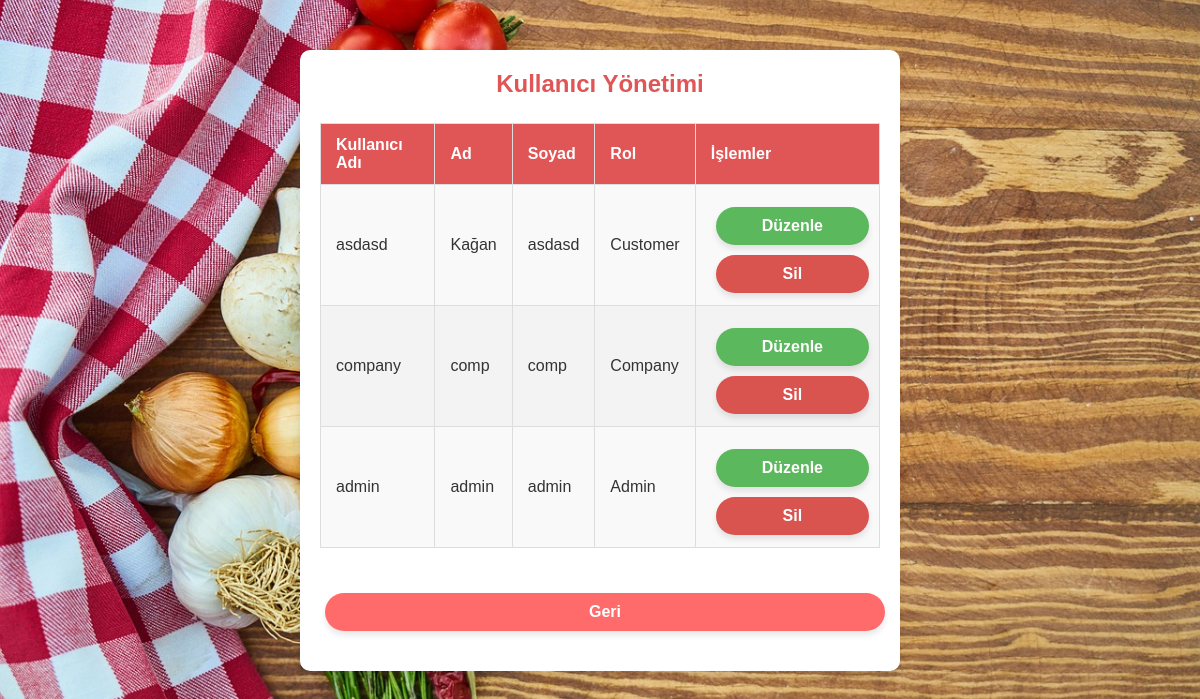
The page /list_users.php (signed in) on the database its author committed.
### tables this page shows
CREATE TABLE users (
    id INTEGER PRIMARY KEY AUTOINCREMENT,
    company_id INTEGER,
    role TEXT NOT NULL,
    name TEXT NOT NULL,
    surname TEXT NOT NULL,
    username TEXT UNIQUE NOT NULL,
    password TEXT NOT NULL,
    balance REAL DEFAULT 5000,
    created_at DATETIME DEFAULT CURRENT_TIMESTAMP,
    deleted_at DATETIME,
    FOREIGN KEY (company_id) REFERENCES company(id)
);

### list_users.php (the view, shortened to what this page needs)
<?php
include 'db.php';
$stmt = $db->query("SELECT id, username, name, surname, role FROM users WHERE deleted_at IS NULL");
$users = $stmt->fetchAll(PDO::FETCH_ASSOC);
?>
<!DOCTYPE html>
<html lang="en">
<head>
    <link rel="stylesheet" href="style.css">
</head>
<body>
    <div class="admin-container">
        <h2>Kullanıcı Yönetimi</h2>
        <table class="styled-table">
            <thead>
                <tr>
                    <th>Kullanıcı Adı</th>
                    <th>Ad</th>
                    <th>Soyad</th>
                    <th>Rol</th>
                    <th>İşlemler</th>
                </tr>
            </thead>
            <tbody>
                <?php if (count($users) > 0): ?>
                    <?php foreach ($users as $user) : ?>
                        <tr>
                            <td><?php echo htmlspecialchars($user['username']); ?></td>
                            <td><?php echo htmlspecialchars($user['name']); ?></td>
                            <td><?php echo htmlspecialchars($user['surname']); ?></td>
                            <td><?php echo htmlspecialchars($user['role']); ?></td>
                            <td>
                                <a href="edit_user.php?id=<?php echo $user['id']; ?>" class="button edit">Düzenle</a>
                                <a href="delete_user.php?id=<?php echo $user['id']; ?>" class="button delete">Sil</a>
                            </td>
                        </tr>
                    <?php endforeach; ?>
                <?php else: ?>
                    <tr>
                        <td colspan="5" class="no-data">Henüz kullanıcı eklenmemiş.</td>
                    </tr>
                <?php endif; ?>
            </tbody>
        </table>
        <a href="admin.php" class="button back-button">Geri</a>
    </div>
</body>
</html>

### style.css (style rules this page uses)
* { margin: 0; padding: 0; box-sizing: border-box; }
body { font-family: 'Open Sans', sans-serif; color: #333; background-color: #f4f4f4; }
body { background-image: url('images/background.jpeg'); background-size: cover; background-position: center center; background-repeat: no-repeat; background-attachment: fixed; background-color: #f0f4f8; color: #333; font-family: Arial, sans-serif; margin: 0; padding: 0; }
.button { background-color: #c73d3d; color: white; padding: 10px 20px; border-radius: 25px; border: none; box-shadow: 0 4px 6px rgba(0, 0, 0, 0.1); transition: background-color 0.3s, transform 0.2s; text-decoration: none; font-weight: bold; }
.button { background-color: #e05555; color: white; padding: 10px 20px; border-radius: 25px; border: none; width: 100%; box-shadow: 0 4px 6px rgba(0, 0, 0, 0.1); transition: background-color 0.3s, transform 0.2s; font-weight: bold; cursor: pointer; }
.admin-container { max-width: 600px; margin: 50px auto; background-color: #ffffff; padding: 20px; border-radius: 10px; box-shadow: 0 4px 8px rgba(0, 0, 0, 0.1); text-align: center; }
.admin-container h2 { color: #e05555; margin-bottom: 20px; }
.admin-container { max-width: 800px; margin: 50px auto; background-color: #ffffff; padding: 20px; border-radius: 10px; box-shadow: 0 4px 8px rgba(0, 0, 0, 0.1); text-align: center; }
.styled-table { width: 100%; border-collapse: collapse; margin: 25px 0; font-size: 16px; text-align: left; }
.styled-table thead tr { background-color: #e05555; color: #ffffff; text-align: left; }
.styled-table th, .styled-table td { padding: 12px 15px; border: 1px solid #dddddd; }
.styled-table tbody tr { background-color: #f9f9f9; transition: background-color 0.3s ease; }
.styled-table tbody tr:nth-of-type(even) { background-color: #f3f3f3; }
.button { display: inline-block; padding: 6px 12px; margin: 0 5px; background-color: #e05555; color: white; text-decoration: none; border-radius: 5px; transition: background-color 0.3s; }
.button.edit { background-color: #5cb85c; }
.button.delete { background-color: #d9534f; }
.button { background-color: #e05555; color: white; padding: 10px 15px; border-radius: 5px; text-decoration: none; border: none; text-align: center; display: inline-block; margin-top: 10px; transition: background-color 0.3s, transform 0.2s; font-weight: bold; cursor: pointer; }
.back-button { display: inline-block; margin-bottom: 20px; background-color: #888; color: white; padding: 8px 15px; border-radius: 5px; text-decoration: none; transition: background-color 0.3s, transform 0.2s; font-weight: bold; }
.button { background-color: #e05555; color: white; padding: 10px 15px; border-radius: 5px; border: none; text-align: center; text-decoration: none; display: inline-block; margin-top: 10px; transition: background-color 0.3s, transform 0.2s; font-weight: bold; cursor: pointer; }
.button { background-color: #e05555; color: white; padding: 10px 15px; border-radius: 5px; text-decoration: none; text-align: center; font-weight: bold; transition: background-color 0.3s, transform 0.2s; }
.back-button { background-color: #888; color: white; padding: 10px 15px; border-radius: 5px; text-decoration: none; display: inline-block; margin-top: 20px; }
.button { background-color: #e05555; color: white; padding: 10px 20px; border-radius: 25px; border: none; text-decoration: none; font-weight: bold; margin-top: 10px; display: inline-block; transition: background-color 0.3s; cursor: pointer; }
.back-button { background-color: #888; color: white; padding: 10px 20px; border-radius: 5px; text-decoration: none; margin-top: 10px; display: inline-block; }
.back-button { background-color: #ff6b6b; color: white; padding: 10px 20px; border-radius: 25px; border: none; text-decoration: none; font-weight: bold; display: inline-block; margin-top: 20px; transition: background-color 0.3s ease, transform 0.2s ease; text-align: center; }

### rows shown on the page
users: username "asdasd", name "Kağan", surname "asdasd", role "Customer"
users: username "company", name "comp", surname "comp", role "Company"
users: username "admin", name "admin", surname "admin", role "Admin"
